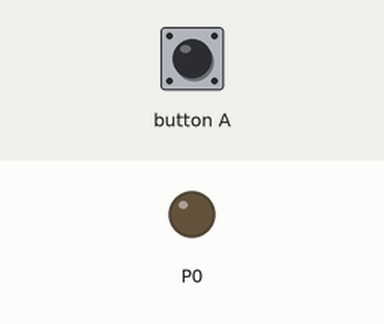
Recording of a program running on a simulated BBC micro:bit running MicroPython. Shown: output pins drawn as LEDs (lit = HIGH). Inputs (shaded band) come from the test bench.

Above: at 1.2 s.
1.3 s: button A pressed for 0.15 s
At 2.1 s:
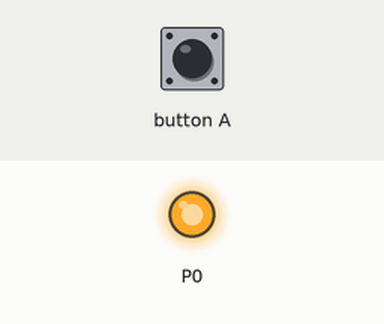
4.4 s: button A pressed for 1 s
At 7.2 s:
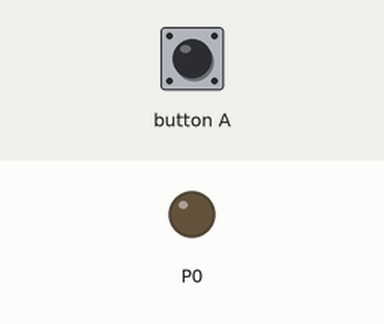
7.9 s: button A pressed for 3.2 s
At 8.4 s:
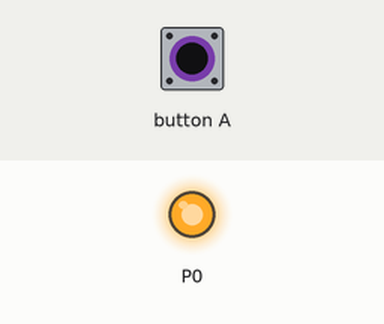
Timing chart, 0 to 13.4 s (numbered marks = the images above; inputs shaded):
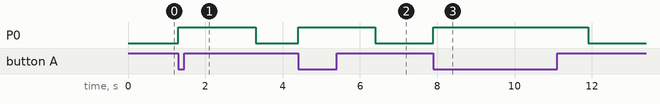

The program:

led-buzzer-example.py
```python
'''
Example: Control LED or Buzzer (On/Off), connected with Pin0 in micro:bit
By: Meqdad Darwish
'''
from microbit import *

while True:
    if button_a.is_pressed():
        pin0.write_digital(1)
        sleep(2000)
    else:
        pin0.write_digital(0)
```

Measured:
- after the input at 1.3 s, P0: LOW → HIGH at once, → LOW 2.0 s later
- after the input at 4.4 s, P0: LOW → HIGH at once, → LOW 2.0 s later
- after the input at 7.9 s, P0: LOW → HIGH at once, → LOW 4.0 s later
